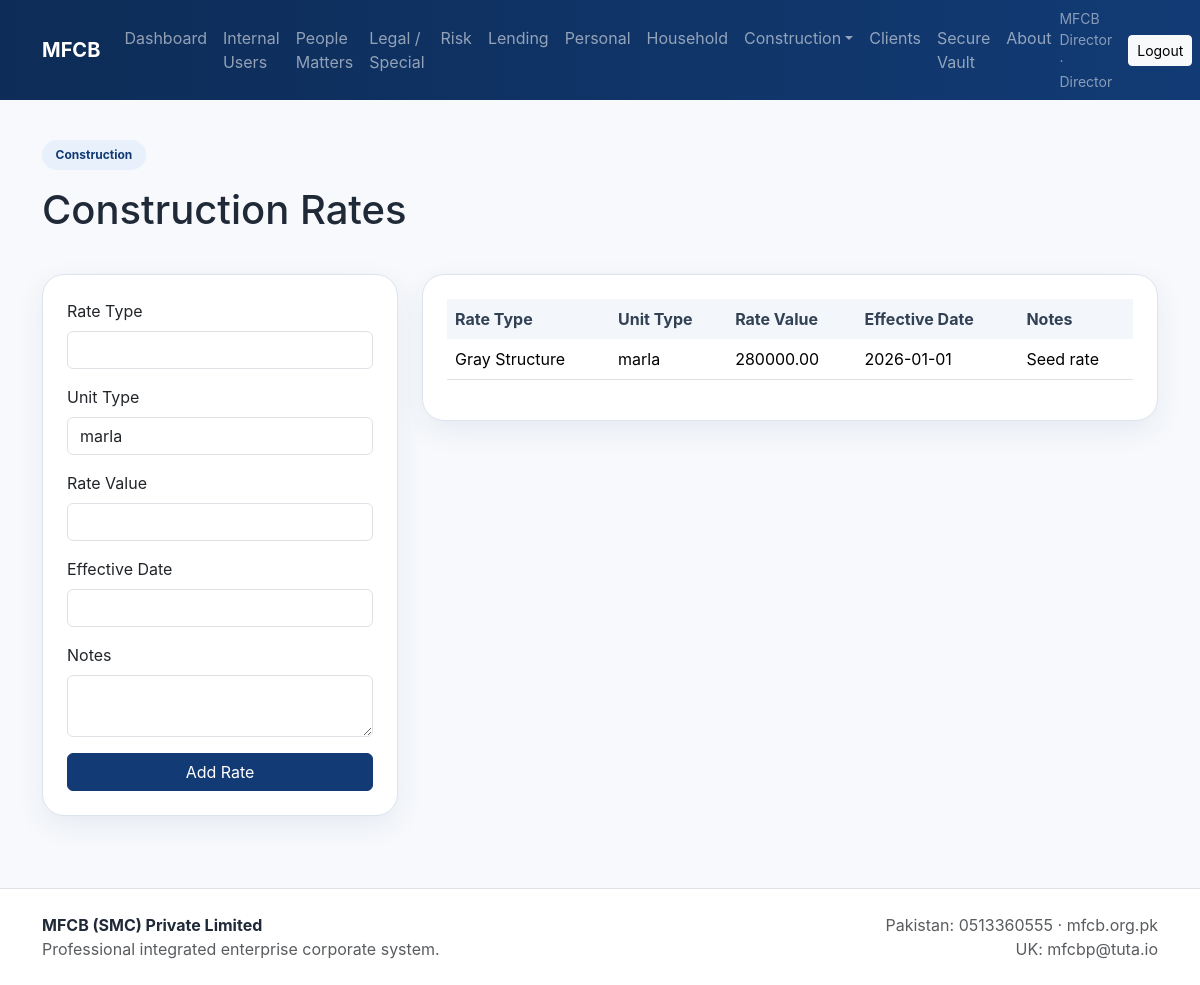
/construction-rates (signed in), run on the app's committed database.
### app.py (models this page shows, shortened)
class User(db.Model):
    id = db.Column(db.Integer, primary_key=True)
    full_name = db.Column(db.String(150), nullable=False)
    username = db.Column(db.String(80), unique=True, nullable=False, index=True)
    password_hash = db.Column(db.String(255), nullable=False)
    role = db.Column(db.String(30), nullable=False)
    is_active = db.Column(db.Boolean, default=True)
    client_profile_id = db.Column(db.Integer, db.ForeignKey("client_profile.id"), nullable=True)
    client_profile = db.relationship("ClientProfile", foreign_keys=[client_profile_id], backref="account_user", uselist=False)

class ConstructionRate(db.Model):
    id = db.Column(db.Integer, primary_key=True)
    rate_type = db.Column(db.String(80), default="")
    unit_type = db.Column(db.String(30), default="marla")
    rate_value = db.Column(db.Numeric(12,2), default=0)
    effective_date = db.Column(db.String(30), default="")
    notes = db.Column(db.Text, default="")

### app.py (the view, shortened to what this page needs)
@app.route("/construction-rates", methods=["GET", "POST"])
@login_required
def construction_rates():
    user = current_user()
    if user.role not in ["director", "manager", "operator"]:
        abort(403)
    rates = ConstructionRate.query.order_by(ConstructionRate.id.desc()).all()
    return render_template("shared/construction_rates.html", rates=rates)

### app.py (called while the page is built)
def current_user():
    uid = session.get("user_id")
    if not uid:
        return None
    return User.query.get(uid)

@app.context_processor
def inject_globals():
    return {"current_user": current_user(), "MODULES": MODULES, "decimal_to_str": decimal_to_str, "attribute": getattr}

def login_required(fn):
    from functools import wraps
    @wraps(fn)
    def wrapper(*args, **kwargs):
        if not current_user():
            flash("Please sign in first.", "danger")
            return redirect(url_for("access_portal"))
        return fn(*args, **kwargs)
    return wrapper

### templates/shared/construction_rates.html (shortened to what this page needs)
{% extends 'base.html' %}
{% block content %}
<section class="container">
  <div class="page-header"><span class="badge badge-soft">Construction</span><h1 class="mt-3">Construction Rates</h1></div>
  <div class="row g-4">
    <div class="col-lg-4">
      <div class="card soft-card"><div class="card-body">
        <form method="post" class="row g-3">
          <div class="col-12"><label class="form-label">Rate Type</label><input name="rate_type" class="form-control"></div>
          <div class="col-12"><label class="form-label">Unit Type</label><input name="unit_type" class="form-control" value="marla"></div>
          <div class="col-12"><label class="form-label">Rate Value</label><input name="rate_value" type="number" step="0.01" class="form-control"></div>
          <div class="col-12"><label class="form-label">Effective Date</label><input name="effective_date" class="form-control"></div>
          <div class="col-12"><label class="form-label">Notes</label><textarea name="notes" class="form-control"></textarea></div>
          <div class="col-12 d-grid"><button class="btn btn-primary">Add Rate</button></div>
        </form>
      </div></div>
    </div>
    <div class="col-lg-8">
      <div class="card soft-card"><div class="card-body table-responsive">
        <table class="table"><thead><tr><th>Rate Type</th><th>Unit Type</th><th>Rate Value</th><th>Effective Date</th><th>Notes</th></tr></thead>
        <tbody>{% for r in rates %}<tr><td>{{ r.rate_type }}</td><td>{{ r.unit_type }}</td><td>{{ r.rate_value }}</td><td>{{ r.effective_date }}</td><td>{{ r.notes }}</td></tr>{% endfor %}</tbody></table>
      </div></div>
    </div>
  </div>
</section>
{% endblock %}

### templates/base.html (shortened to what this page needs)
<!doctype html>
<html lang="en">
<head>
  <link href="https://cdn.jsdelivr.net/npm/bootstrap@5.3.3/dist/css/bootstrap.min.css" rel="stylesheet">
  <link href="{{ url_for('static', filename='css/style.css') }}" rel="stylesheet">
</head>
<body>
<nav class="navbar navbar-expand-lg navbar-dark mfcb-nav sticky-top">
  <div class="container">
    <a class="navbar-brand fw-bold" href="{{ url_for('home') }}">MFCB</a>
    <div class="collapse navbar-collapse" id="navbarsExample">
      {% if not current_user %}
      <ul class="navbar-nav me-auto mb-2 mb-lg-0">
        <li class="nav-item"><a class="nav-link" href="{{ url_for('home') }}">Home</a></li>
        <li class="nav-item"><a class="nav-link" href="{{ url_for('about') }}">About</a></li>
        <li class="nav-item"><a class="nav-link" href="{{ url_for('pakistan_real_estate') }}">Pakistan Real Estate</a></li>
        <li class="nav-item"><a class="nav-link" href="{{ url_for('pakistan_construction') }}">Pakistan Construction</a></li>
        <li class="nav-item"><a class="nav-link" href="{{ url_for('uk_real_estate_construction') }}">UK Real Estate & Construction</a></li>
        <li class="nav-item"><a class="nav-link" href="{{ url_for('projects') }}">Projects</a></li>
        <li class="nav-item"><a class="nav-link" href="{{ url_for('contact') }}">Contact</a></li>
        <li class="nav-item"><a class="nav-link" href="{{ url_for('access_portal') }}">Access Portal</a></li>
      </ul>
      {% else %}
      <ul class="navbar-nav me-auto mb-2 mb-lg-0">
        {% if current_user.role == 'director' %}
          <li class="nav-item"><a class="nav-link" href="{{ url_for('dashboard') }}">Dashboard</a></li>
          <li class="nav-item"><a class="nav-link" href="{{ url_for('internal_users') }}">Internal Users</a></li>
          <li class="nav-item"><a class="nav-link" href="{{ url_for('module_list', module_key='people') }}">People Matters</a></li>
          <li class="nav-item"><a class="nav-link" href="{{ url_for('module_list', module_key='legal') }}">Legal / Special</a></li>
          <li class="nav-item"><a class="nav-link" href="{{ url_for('module_list', module_key='risk') }}">Risk</a></li>
          <li class="nav-item"><a class="nav-link" href="{{ url_for('module_list', module_key='lending') }}">Lending</a></li>
          <li class="nav-item"><a class="nav-link" href="{{ url_for('module_list', module_key='personal') }}">Personal</a></li>
          <li class="nav-item"><a class="nav-link" href="{{ url_for('module_list', module_key='household') }}">Household</a></li>
          <li class="nav-item dropdown">
            <a class="nav-link dropdown-toggle" href="#" data-bs-toggle="dropdown">Construction</a>
          </li>
          <li class="nav-item"><a class="nav-link" href="{{ url_for('clients') }}">Clients</a></li>
          <li class="nav-item"><a class="nav-link" href="{{ url_for('secure_vault') }}">Secure Vault</a></li>
          <li class="nav-item"><a class="nav-link" href="{{ url_for('about_internal') }}">About</a></li>
        {% elif current_user.role == 'client' %}
          <li class="nav-item"><a class="nav-link" href="{{ url_for('client_portal') }}">Portal</a></li>
          <li class="nav-item"><a class="nav-link" href="{{ url_for('about_internal') }}">About</a></li>
        {% endif %}
      </ul>
      <div class="d-flex align-items-center gap-3">
        <span class="small text-white-50">{{ current_user.full_name }} · {{ current_user.role|title }}</span>
        <a class="btn btn-light btn-sm" href="{{ url_for('logout') }}">Logout</a>
      </div>
      {% endif %}
    </div>
  </div>
</nav>
<main class="py-4">
  {% block content %}{% endblock %}
</main>
<footer class="border-top py-4 mt-5 bg-white">
  <div class="container d-flex justify-content-between flex-wrap gap-2">
    <div>
      <strong>MFCB (SMC) Private Limited</strong><br>
      <span class="text-muted">Professional integrated enterprise corporate system.</span>
    </div>
    <div class="text-muted text-end">
      Pakistan: 0513360555 · mfcb.org.pk<br>
      UK: mfcbp@tuta.io
    </div>
  </div>
</footer>
</body>
</html>

### static/css/style.css (style rules this page uses)
:root { --mfcb-blue:#123b75; --mfcb-blue-dark:#0d2c57; --mfcb-light:#f4f7fb; --mfcb-border:#dbe4ef; --mfcb-text:#1f2937; }
body { background:#f7f9fc;color:var(--mfcb-text);font-family:Inter,Segoe UI,Arial,sans-serif }
.mfcb-nav { background:linear-gradient(90deg,var(--mfcb-blue-dark),var(--mfcb-blue)) }
.hero-card,.soft-card,.stat-card,.access-card,.info-box,.address-box { background:#fff;border:1px solid var(--mfcb-border);border-radius:22px;box-shadow:0 10px 30px rgba(18,59,117,.07) }
.soft-card .card-body { padding:1.5rem }
.page-header { padding:1rem 0 2rem }
.badge-soft { background:#e8f0fb;color:var(--mfcb-blue);padding:.55rem .85rem;border-radius:999px }
.btn-primary { background:var(--mfcb-blue);border-color:var(--mfcb-blue) }
.table thead th { background:#f3f7fc;color:#334155;border-bottom:none }
.table td,.table th { vertical-align:middle }

### data on the page
User: full_name "MFCB Director", role "Director"
ConstructionRate: rate_type "Gray Structure", unit_type "marla", rate_value "280000.00", effective_date "2026-01-01", notes "Seed rate"
